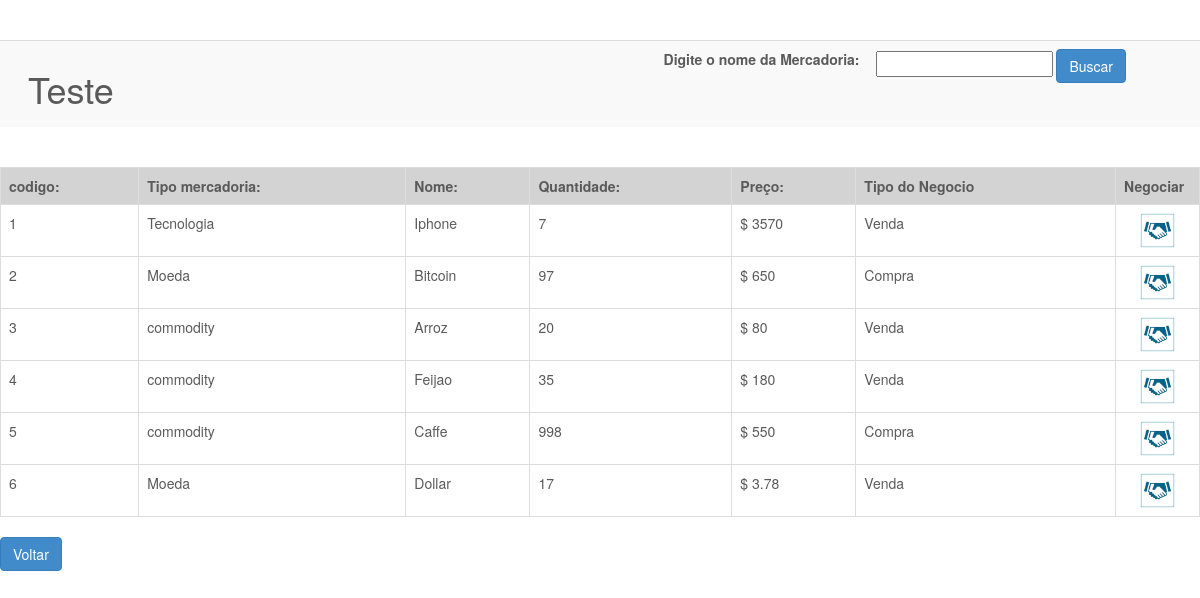
The page / on the database its author committed.
### tables this page shows
CREATE TABLE `mercadoria` (
  `cod_merc` int(50) NOT NULL AUTO_INCREMENT,
  `tipo_merc` tinytext NOT NULL,
  `nome` tinytext NOT NULL,
  `quant` int(50) NOT NULL,
  `preco` float NOT NULL,
  `tipo_neg` tinyint(1) NOT NULL,
  PRIMARY KEY (`cod_merc`)
);

### index.php (the view, shortened to what this page needs)
<?php
      if(isset($_POST['btnBuscar'])){
      include("conexao.php");
      $q = $_POST['b'];
      $sql = "SELECT * FROM mercadoria where nome LIKE '%$q%'";
      $retorno = mysql_query($sql, $conexao)or die("Falha na criacao da DATABASE ");
      }else{
      include("conexao.php");
      $sql = "SELECT * FROM mercadoria ";
      $retorno = mysql_query($sql, $conexao)or die("Falha na criacao da DATABASE");
    }
?>
<!DOCTYPE html>
<html>
  <head>
    <head>
    <link href="css/bootstrap.min.css" rel="stylesheet">
    <link href="css/styles.css" rel="stylesheet">
  </head>
  </head>
   <body ><br>
        <form id="form" name="form" method ="Post" action="">
        <div align = "center" ><TABLE class="table table-striped" width = "98%"><td align = "left"; bgcolor = "#d3d3d3" >
        <td align = "left"; bgcolor = "#d3d3d3"><h1 > Teste</h1></td>
        <td align = "left"; bgcolor = "#d3d3d3" width = "38%"><h3 > </h3></td>
        <td align = "right"; bgcolor = "#d3d3d3"><label>Digite o nome da Mercadoria:</label>
        <td align = "left"; bgcolor = "#d3d3d3"> <input type="text"name ="b" id"b">
        <input type="submit" name="btnBuscar" id="btnBuscar" value="Buscar" class="btn btn-primary" ></td>
        </TABLE></div>
      </form>
             <table class="table table-bordered" border = "1" align = "center" cellpadding ="1" cellspacing ="0" ><br>
              <tr>
                    <th bgcolor = "#d3d3d3" width = "center" align = "left" valign = "middle" scope ="col">codigo:</th>
                    <th bgcolor = "#d3d3d3" width = "center" align = "left" valign = "middle" scope ="col">Tipo mercadoria:</th>
                    <th bgcolor = "#d3d3d3" align = "center" valign = "middle" scope ="col">Nome:</th>
                    <th bgcolor = "#d3d3d3" align = "center" valign = "middle" scope ="col">Quantidade:</th>
                    <th bgcolor = "#d3d3d3" align = "center" valign = "middle" scope ="col">Preço:</th>
                    <th bgcolor = "#d3d3d3" align = "center" valign = "middle" scope ="col">Tipo do Negocio</th>
                    <th bgcolor = "#d3d3d3" align = "center" valign = "middle" scope ="col">Negociar</th>
              </tr>
              <?php while ($row = mysql_fetch_array($retorno)) { ?>
                <tr>
                    <?php
                    if($row["tipo_neg"]==1){
                           $row["tipo_neg"]="Venda";
                    }else $row["tipo_neg"]="Compra";
                    ?>
                    <td align = "left" valign = "middle" ><?php echo $row["cod_merc"];?></td>
                    <td align = "left" valign = "middle" ><?php echo $row["tipo_merc"];?></td>
                    <td align = "left" valign = "middle" ><?php echo $row["nome"];?></td>
                    <td align = "left" valign = "middle" ><?php echo $row["quant"];?></td>
                    <td align = "left" valign = "middle" >$ <?php echo $row["preco"];?></td>
                    <td align = "left" valign = "middle" ><?php echo $row["tipo_neg"];?></td>
                    <td width = "7%"  align = "center" valign = "middle" ><?php echo "<a href = 'condNegociacao.php?&cod_merc=".$row['cod_merc']."'>
                    <img src = neg.jpg alt=home title = negociar mercadoria selecionada  width =35 height = 35 ></a><br>"; ?></td>
              </tr>
              <?php } ?>
             </table>
             <input type="button" value="Voltar" class="btn btn-primary" onclick="window.open('index.php', '_parent');" />
      </body>
</html>

### css/styles.css (style rules this page uses)
body { padding-bottom: 40px; color: #5a5a5a; }

### rows shown on the page
mercadoria: cod_merc "1", tipo_merc "Tecnologia", nome "Iphone", quant "7", preco "3570", tipo_neg "Venda"
mercadoria: cod_merc "2", tipo_merc "Moeda", nome "Bitcoin", quant "97", preco "650", tipo_neg "Compra"
mercadoria: cod_merc "3", tipo_merc "commodity", nome "Arroz", quant "20", preco "80", tipo_neg "Venda"
mercadoria: cod_merc "4", tipo_merc "commodity", nome "Feijao", quant "35", preco "180", tipo_neg "Venda"
mercadoria: cod_merc "5", tipo_merc "commodity", nome "Caffe", quant "998", preco "550", tipo_neg "Compra"
mercadoria: cod_merc "6", tipo_merc "Moeda", nome "Dollar", quant "17", preco "3.78", tipo_neg "Venda"
